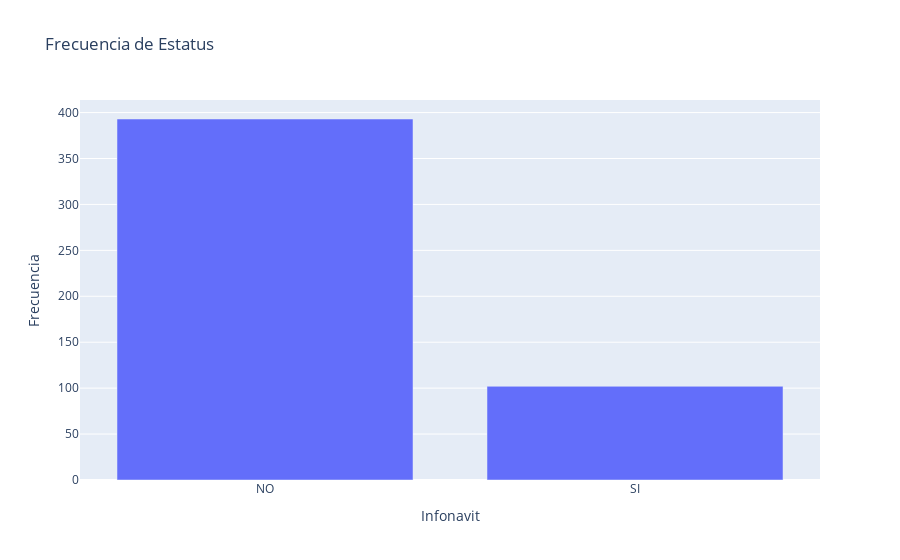

Source (notebook cell):
### Code cell
# Crear el gráfico de barras con el conteo de 'Estatus'
fig = px.bar(source, x='Infonavit', y='Frecuencia', title='Frecuencia de Estatus')
fig.show()

### Figure 1 — Plotly figure (JSON) as saved in the notebook; plotly's stock layout.template omitted (floating-point values rounded to 4 significant figures)
{"data": [{"alignmentgroup": "True", "hovertemplate": "Infonavit=%{x}<br>Frecuencia=%{y}<extra></extra>", "legendgroup": "", "marker": {"color": "#636efa", "pattern": {"shape": ""}}, "name": "", "offsetgroup": "", "orientation": "v", "showlegend": false, "textposition": "auto", "type": "bar", "x": ["NO", "SI"], "xaxis": "x", "y": [393, 102], "yaxis": "y"}], "layout": {"barmode": "relative", "legend": {"tracegroupgap": 0}, "title": {"text": "Frecuencia de Estatus"}, "xaxis": {"anchor": "y", "domain": [0, 1], "title": {"text": "Infonavit"}}, "yaxis": {"anchor": "x", "domain": [0, 1], "title": {"text": "Frecuencia"}}}}
